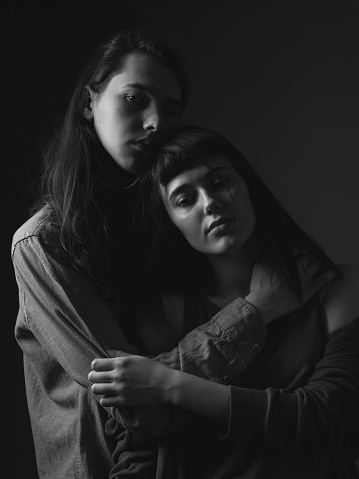
#> input picture art.png, 359 x 479 px
$ python lesson10_p2.py
#> lines starting #> are read from the running program, lines starting #| are printed output that depends on the picture
import numpy as np
import cv2 as cv
import matplotlib.pyplot as plt


img_origin = cv.imread("art.png")
#> img_origin is the input picture: shape (479, 359, 3); min 0, max 234, mean 35.4
img = cv.cvtColor(img_origin,cv.COLOR_BGR2GRAY)

img_hist = cv.calcHist([img], [0], None, [256], [0, 256])
#> img_hist = 256 values, max 18863 at index 16, min 0 at index 1, mean 671.7


equalized_histogram = cv.equalizeHist(img)
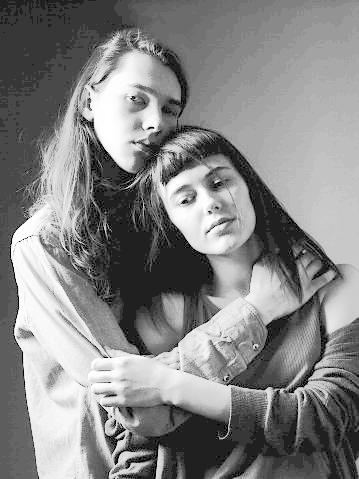
#> equalized_histogram: shape (479, 359); min 0, max 255, mean 132.7
img_equalized_histogram = cv.calcHist([equalized_histogram], [0], None, [256], [0, 256])
#> img_equalized_histogram = 256 values, max 18863 at index 32, min 0 at index 2, mean 671.7


clahe = cv.createCLAHE(clipLimit=4.0, tileGridSize=(8,8))
cl1 = clahe.apply(img)
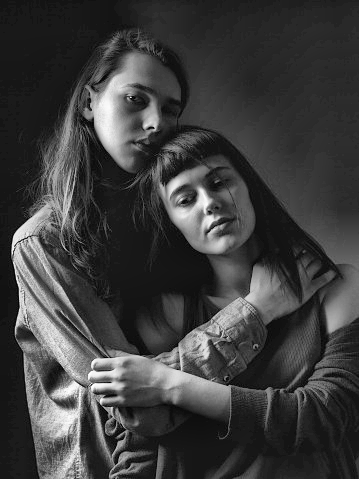
#> cl1: shape (479, 359); min 1, max 254, mean 61.9
cl1_equalized_histogram = cv.calcHist([cl1], [0], None, [256], [0, 256])
#> cl1_equalized_histogram = 256 values, max 6562 at index 22, min 0 at index 0, mean 671.7


plt.subplot(321), plt.imshow(img)
plt.subplot(322), plt.plot(img_hist)

plt.subplot(323), plt.imshow(equalized_histogram)
plt.subplot(324), plt.plot(img_equalized_histogram)

plt.subplot(325), plt.imshow(cl1)
plt.subplot(326), plt.plot(cl1_equalized_histogram)
plt.show()
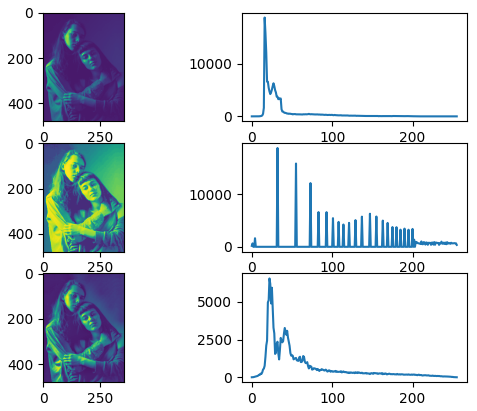
#> figure drawn by matplotlib, 6 panels; panel 2: curve peaks at x = 16, y = 18863; panel 4: curve peaks at x = 32, y = 18863; panel 6: curve peaks at x = 22, y = 6562

$ run again, with BRAIN.jpg saved as art.png
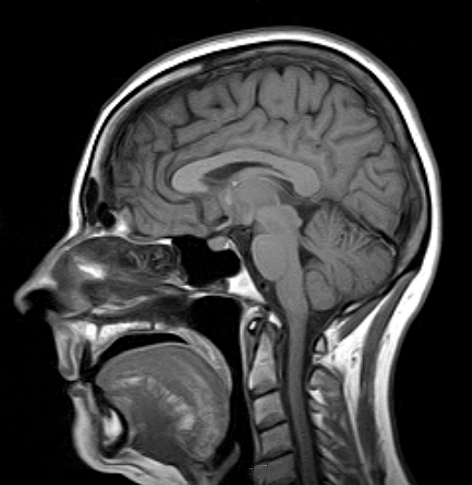
#> input picture BRAIN.jpg, 472 x 485 px
#> img_origin is the input picture: shape (485, 472, 3); min 0, max 255, mean 61.3
#> img_hist = 256 values, max 72249 at index 0, min 77 at index 206, mean 894.2
#> `equalized_histogram = cv.equalizeHist(img)`:
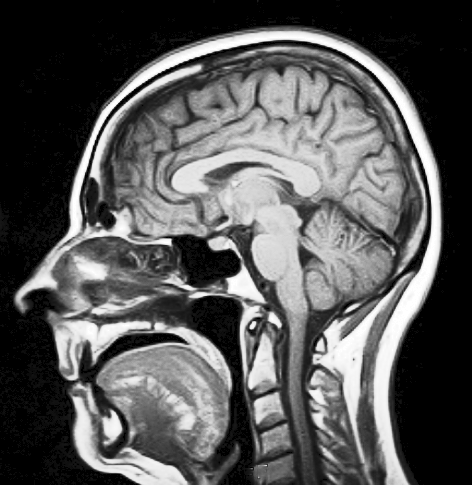
#> equalized_histogram: shape (485, 472); min 0, max 255, mean 88
#> img_equalized_histogram = 256 values, max 72249 at index 0, min 0 at index 1, mean 894.2
#> `cl1 = clahe.apply(img)`:
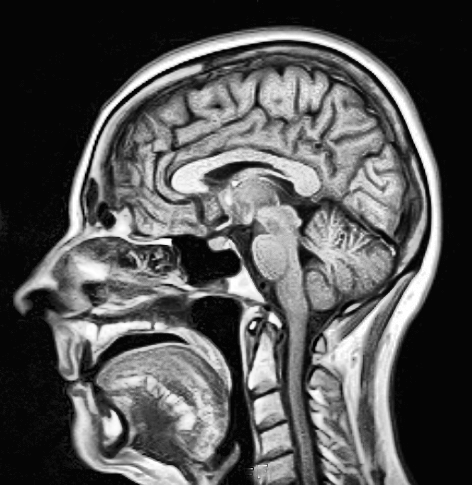
#> cl1: shape (485, 472); min 0, max 255, mean 85.1
#> cl1_equalized_histogram = 256 values, max 60389 at index 5, min 4 at index 0, mean 894.2

$ run again, with Neuron.jpg saved as art.png
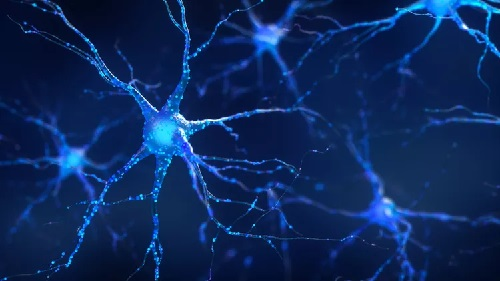
#> input picture Neuron.jpg, 500 x 281 px
#> img_origin is the input picture: shape (281, 500, 3); mean B, G, R 91.7, 40.5, 12.7
#> img_hist = 256 values, max 5708 at index 29, min 0 at index 0, mean 548.8
#> `equalized_histogram = cv.equalizeHist(img)`:
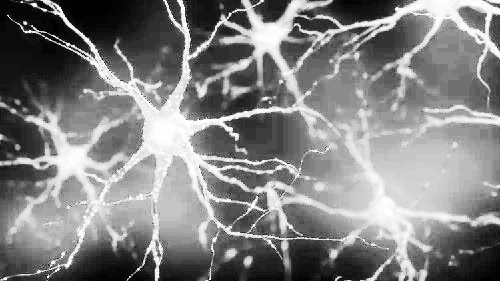
#> equalized_histogram: shape (281, 500); min 0, max 255, mean 130.3
#> img_equalized_histogram = 256 values, max 5708 at index 112, min 0 at index 3, mean 548.8
#> `cl1 = clahe.apply(img)`:
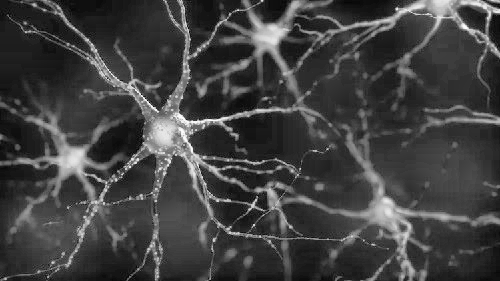
#> cl1: shape (281, 500); min 5, max 253, mean 65.4
#> cl1_equalized_histogram = 256 values, max 2855 at index 45, min 0 at index 0, mean 548.8
